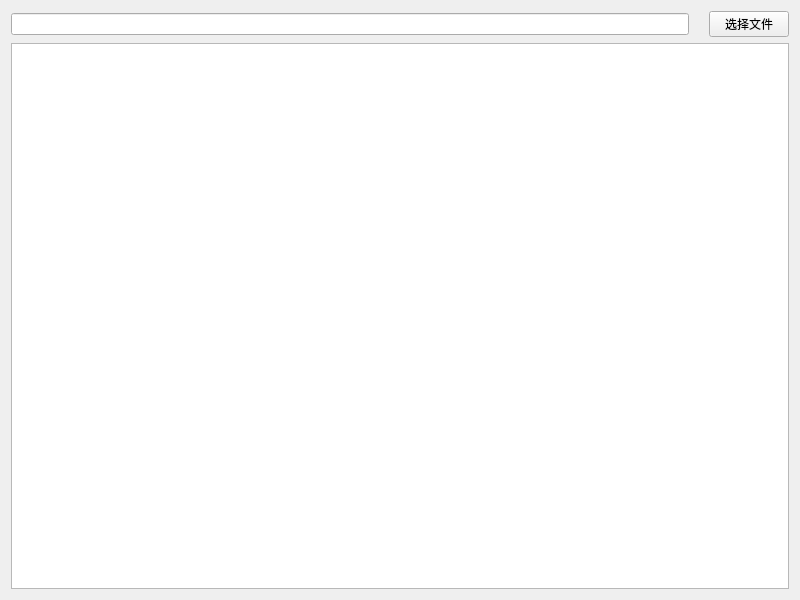
<?xml version="1.0" encoding="UTF-8"?>
<ui version="4.0">
 <class>Widget</class>
 <widget class="QWidget" name="Widget">
  <property name="geometry">
   <rect>
    <x>0</x>
    <y>0</y>
    <width>800</width>
    <height>600</height>
   </rect>
  </property>
  <property name="windowTitle">
   <string>Widget</string>
  </property>
  <layout class="QVBoxLayout" name="verticalLayout">
   <item>
    <widget class="QWidget" name="widget" native="true">
     <layout class="QHBoxLayout" name="horizontalLayout">
      <property name="spacing">
       <number>0</number>
      </property>
      <property name="leftMargin">
       <number>0</number>
      </property>
      <property name="topMargin">
       <number>0</number>
      </property>
      <property name="rightMargin">
       <number>0</number>
      </property>
      <property name="bottomMargin">
       <number>0</number>
      </property>
      <item>
       <widget class="QLineEdit" name="lineEdit">
        <property name="echoMode">
         <enum>QLineEdit::Normal</enum>
        </property>
       </widget>
      </item>
      <item>
       <spacer name="horizontalSpacer">
        <property name="orientation">
         <enum>Qt::Horizontal</enum>
        </property>
        <property name="sizeType">
         <enum>QSizePolicy::Fixed</enum>
        </property>
        <property name="sizeHint" stdset="0">
         <size>
          <width>20</width>
          <height>20</height>
         </size>
        </property>
       </spacer>
      </item>
      <item>
       <widget class="QPushButton" name="pushButton">
        <property name="text">
         <string>选择文件</string>
        </property>
        <property name="default">
         <bool>false</bool>
        </property>
        <property name="flat">
         <bool>false</bool>
        </property>
       </widget>
      </item>
     </layout>
    </widget>
   </item>
   <item>
    <widget class="QTextEdit" name="textEdit"/>
   </item>
  </layout>
 </widget>
 <resources/>
 <connections/>
</ui>
